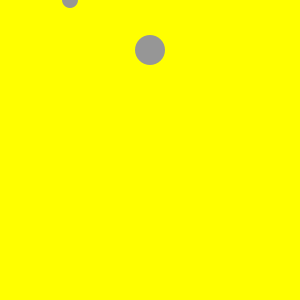
Frame 1 (no input)
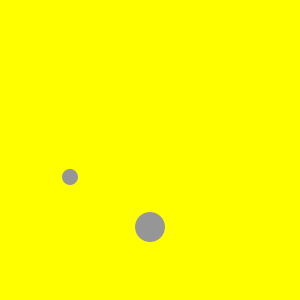
Frame 60 (the mouse pressed at the canvas centre just before this capture)
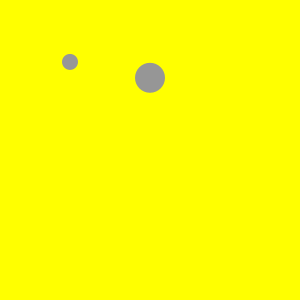
Frame 120 (the mouse held since frame 60 and released just before this capture)

The Processing sketch that drew these frames (run headless with seeded random() and noise(); from frame 60 on, the mouse is pressed at the canvas centre):

// Processing sketch: lab_5_3
// ── lab_5_3.pde
Ball[] ball = new Ball[2];

float gravity = 0.1;
void setup(){
  size(300,300);
  ball[0] = new Ball(70,0,16);
  ball[1] = new Ball(150,50,30);
}

void draw(){
  background(255,255,0);
  for(int i =0 ; i<2;i++){
    ball[i].display();
    ball[i].update();
  }
}

// ── Ball.pde
class Ball {
   float size;
   float xpos,ypos;
   float yspeed = 0;
   //Constructor
   Ball(float xpos_ , float ypos_ ,float size_){
     size = size_;
     xpos = xpos_;
     ypos = ypos_;
   }
   
    void display(){
      ypos = ypos + yspeed;
      yspeed = yspeed + gravity;
      if(ypos > height - 20){
          yspeed = yspeed * -0.95;
      }
    }
    
    void update(){
      fill(150);
      noStroke();
      ellipse(xpos,ypos,size,size);
    }
}
